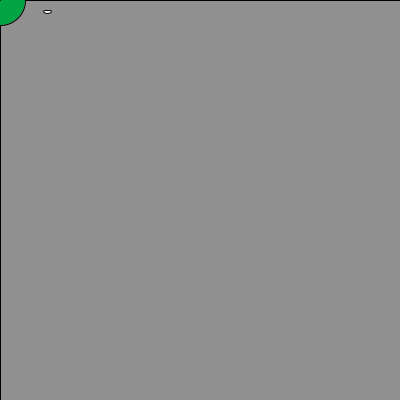
Frame 1 (no input)
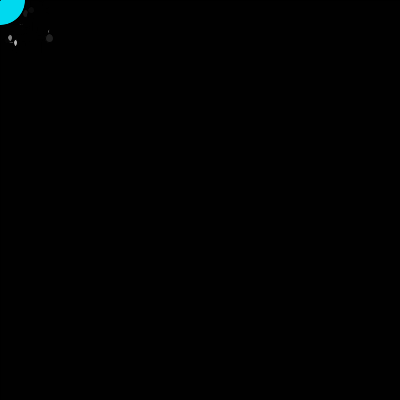
Frame 60 (the mouse pressed at the canvas centre just before this capture)
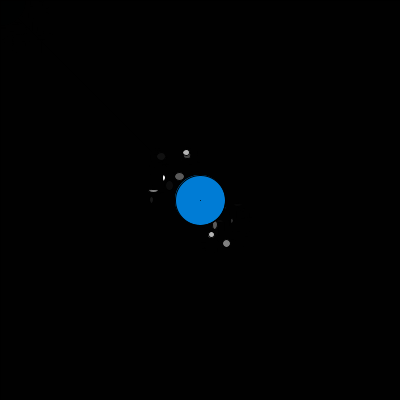
Frame 120 (the mouse held since frame 60 and released just before this capture)

The Processing sketch that drew these frames (run headless with seeded random() and noise(); from frame 60 on, the mouse is pressed at the canvas centre):

// Processing sketch: processing_50970
// ── processing_50970.pde

//Homework 3
//copyright 2012 Alex Fischer ajfische
float mx, my;

void setup( )
{
  size( 400, 400);
  frameRate(30);
}
 
void draw( )
{
  fill( 0, 75 );
  rect( 0, 0, width, height );
  
  
  
  fill( random(0), random(255),random(255));
  mx = mouseX;
  my = mouseY;
  
  ellipse( mouseX, mouseY, 50, 50 );
  line(mx,my, pmouseX, pmouseY);
  fill( 255 );
  //fill( random(255), random(255), random(0) );
  ellipse( mouseX + random(50), mouseY + random(50), random(10), random(10) );
  //fill( random(255), random(0), random(255) );
  ellipse( mouseX - random(50), mouseY - random(50), random(10), random(10) );
}

void mousePressed( )
{
  background( 255 );
  ellipse( mouseX + random(50), mouseY + random(50), random(10), random(10) );
  ellipse( mouseX + random(100), mouseY + random(100), random(10), random(10) );
}
